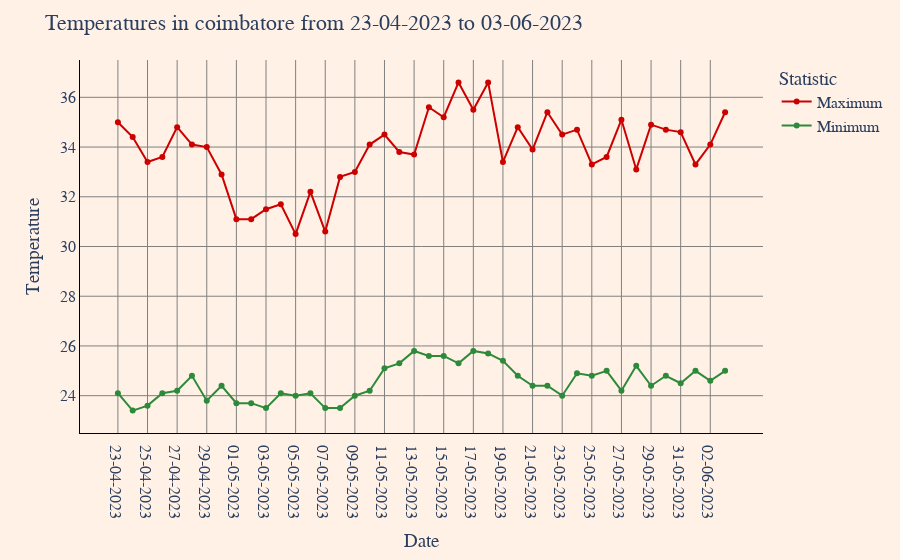

The code cell stored with this chart in its notebook:
### Code cell
fig = px.line(df, x="date", y="temp", color="type", markers=True, color_discrete_sequence=["#cc0000", "#2D8A3A"], labels={"date": "Date", "temp": "Temperature", "type": "Statistic" })
fig.update_xaxes(showgrid=True, gridwidth=1, gridcolor='grey', linecolor='black')
fig.update_yaxes(showgrid=True, gridwidth=1, gridcolor='grey', linecolor='black')
fig.update_layout(title=f"Temperatures in coimbatore from {df['date'][0]} to {df['date'][82]}", font={ "family": "DM Serif Display", "size": 16}, paper_bgcolor="#fff1e5", plot_bgcolor="#fff1e5")
fig.show()
fig.write_html("index.html", include_plotlyjs="cdn")

### Figure 1 — Plotly figure (JSON) as saved in the notebook; plotly's stock layout.template omitted (floating-point values rounded to 4 significant figures)
{"data": [{"hovertemplate": "Statistic=Maximum<br>Date=%{x}<br>Temperature=%{y}<extra></extra>", "legendgroup": "Maximum", "line": {"color": "#cc0000", "dash": "solid"}, "marker": {"symbol": "circle"}, "mode": "lines+markers", "name": "Maximum", "orientation": "v", "showlegend": true, "type": "scatter", "x": ["23-04-2023", "24-04-2023", "25-04-2023", "26-04-2023", "27-04-2023", "28-04-2023", "29-04-2023", "30-04-2023", "01-05-2023", "02-05-2023", "03-05-2023", "04-05-2023", "05-05-2023", "06-05-2023", "07-05-2023", "08-05-2023", "09-05-2023", "10-05-2023", "11-05-2023", "12-05-2023", "13-05-2023", "14-05-2023", "15-05-2023", "16-05-2023", "17-05-2023", "18-05-2023", "19-05-2023", "20-05-2023", "21-05-2023", "22-05-2023", "23-05-2023", "24-05-2023", "25-05-2023", "26-05-2023", "27-05-2023", "28-05-2023", "29-05-2023", "30-05-2023", "31-05-2023", "01-06-2023", "02-06-2023", "03-06-2023"], "xaxis": "x", "y": [35, 34.4, 33.4, 33.6, 34.8, 34.1, 34, 32.9, 31.1, 31.1, 31.5, 31.7, 30.5, 32.2, 30.6, 32.8, 33, 34.1, 34.5, 33.8, 33.7, 35.6, 35.2, 36.6, 35.5, 36.6, 33.4, 34.8, 33.9, 35.4, 34.5, 34.7, 33.3, 33.6, 35.1, 33.1, 34.9, 34.7, 34.6, 33.3, 34.1, 35.4], "yaxis": "y"}, {"hovertemplate": "Statistic=Minimum<br>Date=%{x}<br>Temperature=%{y}<extra></extra>", "legendgroup": "Minimum", "line": {"color": "#2D8A3A", "dash": "solid"}, "marker": {"symbol": "circle"}, "mode": "lines+markers", "name": "Minimum", "orientation": "v", "showlegend": true, "type": "scatter", "x": ["23-04-2023", "24-04-2023", "25-04-2023", "26-04-2023", "27-04-2023", "28-04-2023", "29-04-2023", "30-04-2023", "01-05-2023", "02-05-2023", "03-05-2023", "04-05-2023", "05-05-2023", "06-05-2023", "07-05-2023", "08-05-2023", "09-05-2023", "10-05-2023", "11-05-2023", "12-05-2023", "13-05-2023", "14-05-2023", "15-05-2023", "16-05-2023", "17-05-2023", "18-05-2023", "19-05-2023", "20-05-2023", "21-05-2023", "22-05-2023", "23-05-2023", "24-05-2023", "25-05-2023", "26-05-2023", "27-05-2023", "28-05-2023", "29-05-2023", "30-05-2023", "31-05-2023", "01-06-2023", "02-06-2023", "03-06-2023"], "xaxis": "x", "y": [24.1, 23.4, 23.6, 24.1, 24.2, 24.8, 23.8, 24.4, 23.7, 23.7, 23.5, 24.1, 24, 24.1, 23.5, 23.5, 24, 24.2, 25.1, 25.3, 25.8, 25.6, 25.6, 25.3, 25.8, 25.7, 25.4, 24.8, 24.4, 24.4, 24, 24.9, 24.8, 25, 24.2, 25.2, 24.4, 24.8, 24.5, 25, 24.6, 25], "yaxis": "y"}], "layout": {"font": {"family": "DM Serif Display", "size": 16}, "legend": {"title": {"text": "Statistic"}, "tracegroupgap": 0}, "margin": {"t": 60}, "paper_bgcolor": "#fff1e5", "plot_bgcolor": "#fff1e5", "title": {"text": "Temperatures in coimbatore from 23-04-2023 to 03-06-2023"}, "xaxis": {"anchor": "y", "domain": [0, 1], "gridcolor": "grey", "gridwidth": 1, "linecolor": "black", "showgrid": true, "title": {"text": "Date"}}, "yaxis": {"anchor": "x", "domain": [0, 1], "gridcolor": "grey", "gridwidth": 1, "linecolor": "black", "showgrid": true, "title": {"text": "Temperature"}}}}
